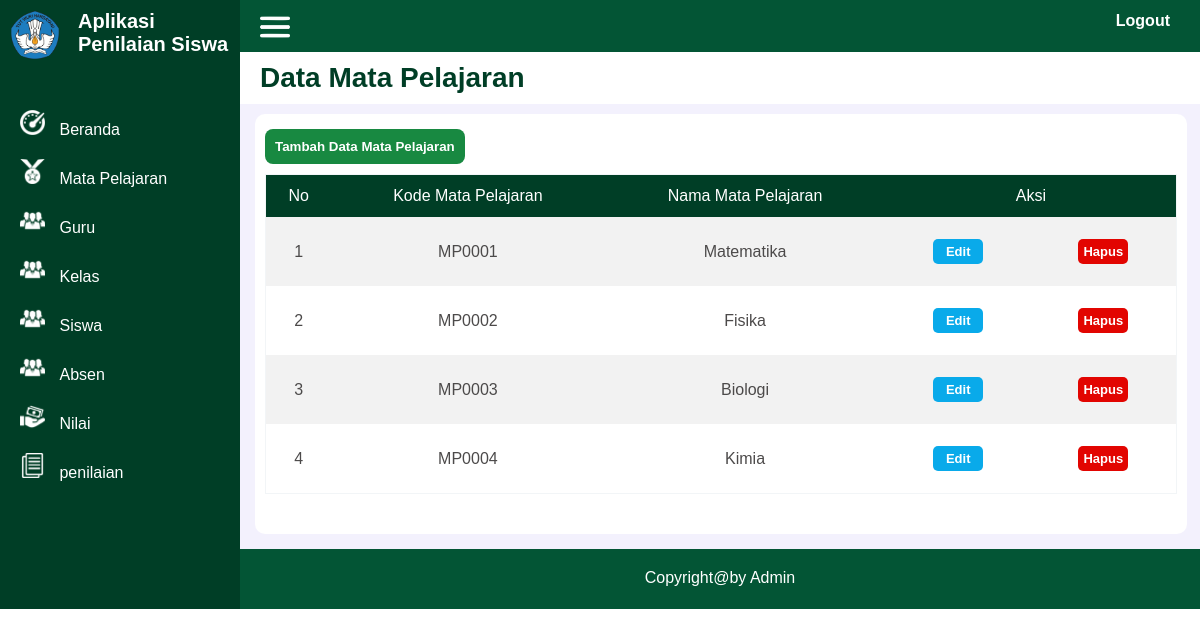
The app's page /admin/tampilan/data_matpel.php with its own data.
### tables this page shows
CREATE TABLE `matpel` (
  `kd_matpel` varchar(10) NOT NULL,
  `nm_matpel` varchar(50) NOT NULL
);

### admin/tampilan/data_matpel.php (the view, shortened to what this page needs)
<!DOCTYPE html>
<html lang="en">
<head>
    <link rel="stylesheet" href="../../css/style.css">
</head>
<body>
    <div class="container">
        <div class="side-kiri">
            <div class="identitas">
                <div class="logo">
                    <img src="../../gambar/logo.png">
                </div>
                <div class="judul">
                Aplikasi Penilaian Siswa
                </div>
            </div>
            <div class="side-menu">
                <img src="../../gambar/dashboard.png">
                <a href="../beranda.php">Beranda</a>
            </div>
            <div class="side-menu">
                <img src="../../gambar/jabatan.png">
                <a href="data_matpel.php">Mata Pelajaran</a>
            </div>
            <div class="side-menu">
                <img src="../../gambar/pegawai.png">
                <a href="data_guru.php">Guru</a>
            </div>
            <div class="side-menu">
                <img src="../../gambar/pegawai.png">
                <a href="data_kelas.php">Kelas</a>
            </div>
            <div class="side-menu">
                <img src="../../gambar/pegawai.png">
                <a href="data_siswa.php">Siswa</a>
            </div>
            <div class="side-menu">
                <img src="../../gambar/pegawai.png">
                <a href="data_absen.php">Absen</a>
            </div>
            <div class="side-menu">
                <img src="../../gambar/gaji.png">
                <a href="data_nilai.php">Nilai</a>
            </div>
            <div class="side-menu">
                <img src="../../gambar/penilaian.png">
                <a href="penilaian.php">penilaian</a>
            </div>
        </div>
        <div class="side-kanan">
            <div class="kepala">
            <div class="kepala-garis"><img src="../../gambar/garis.png"></div>
                <div class="logout"><a href="../../logout.php">Logout</a></div>
            </div>
            <div class="judul-halaman">
                <h1>Data Mata Pelajaran</h1>
            </div>
            <div class="halaman-data">
                <div class="tambah">
                <a href="../input/input_matpel.php"><button>Tambah Data Mata Pelajaran</button></a>
                </div>
                <table class="tabel1">
                    <tr>
                    <th>No</th>
                    <th>Kode Mata Pelajaran</th>
                    <th>Nama Mata Pelajaran</th>
                    <th colspan="2">Aksi</th>
                    </tr>
                    <tr>
                    <?php
                        include '../../koneksi.php';
                        $no = 1;
                        $data = mysqli_query($koneksi,"select * from matpel");
                        while($row = mysqli_fetch_array($data)){
                    ?>
                        <td><?php echo $no++; ?></td>
                        <td><?php echo $row['kd_matpel']; ?></td>
                        <td><?php echo $row['nm_matpel']; ?></td>
                        <td>
                            <div class="aksi_edit">
                            <a href='../input/edit_matpel.php?kd_matpel=<?php echo $row['kd_matpel']; ?>'><button>Edit</button></a>
                            </div>
                        </td>
                        <td>
                        <div class="aksi_hapus">
                        <a href='delete_matpel.php?kd_matpel=<?php echo $row['kd_matpel']; ?>' onclick="return confirm('Apakah anda yakin hapus data ini?')"><button>Hapus</button></a>
                            </div>
                        </td>
                    </tr>
                    <?php
                    }
                    ?>
                </table>
            </div>
            <div class="kaki">
                Copyright@by Admin
            </div>
        </div>
    </div>
</body>
</html>

### css/style.css (style rules this page uses)
* { font-family: Arial, Helvetica, sans-serif; margin: 0; }
.container { width: 100%; height: auto; background-color: antiquewhite; display: flex; }
.side-kiri { width: 20%; min-height: 600px; background-color: rgb(0, 62, 38); }
.side-kanan { width: 80%; min-height: 600px; background-color: rgb(243, 241, 253); }
.identitas { display: flex; min-height: 40px; width: auto; margin-bottom: 40px; }
.logo { width: 20%; height: 40px; padding: 10px; }
.logo img { border-radius: 50%; width: 50px; height: 50px; }
.judul { width: 80%; height: 40px; padding: 10px; color: white; font-family: Helvetica; font-weight: bold; font-size: 20px; }
.side-menu { width: auto; border: 2px; color: aliceblue; padding: 10px 0px 10px 20px; align-items: center; }
.side-menu a { text-decoration: none; color: white; cursor: pointer; margin-left: 10px; }
.side-menu img { width: 25px; height: 25px; }
.kepala { width: auto; min-height: 40px; background-color: rgb(3, 85, 53); padding: 12px 30px 0px 0px; display: flex; }
.kepala-garis { width: 10%; height: 30px; }
.kepala-garis img { width: 30px; height: 30px; margin-left: 20px; }
.logout { width: 90%; height: 30px; text-align: right; }
.logout a { margin-top:20px; color: #fff; font-weight: bold; text-decoration: none; }
.judul-halaman { width: auto; min-height: 40px; text-align: right; background-color: #fff; display: flex; }
h1 { text-align: left; font-size: 28px; font-weight: bold; color: rgb(0, 62, 38); padding: 10px; margin-left: 10px; }
.tambah button { width: auto; height: 35px; border: none; margin: 5px 0px 10px 0px; background-color: rgb(24, 137, 65); cursor: pointer; color: #fff; padding: 10px; font-weight: bold; border-radius: 8px; }
button { width: 150px; height: 35px; border: none; margin: 10px; background-color: rgb(209, 17, 17); cursor: pointer; color: #fff; padding: 10px; font-weight: bold; }
.aksi_edit button { width: 50px; height: 25px; border: none; background-color: rgb(9, 170, 234); cursor: pointer; color: #fff; padding: 5px; font-size: 13px; border-radius: 5px; }
.aksi_hapus button { width: 50px; height: 25px; border: none; background-color: rgb(226, 5, 1); cursor: pointer; color: #fff; padding: 5px; font-size: 13px; border-radius: 5px; }
.halaman-data { width: 95%; min-height: 400px; background-color: #fff; padding: 10px; border-radius: 10px; margin: 10px 0px 0px 15px; }
.tabel1 { font-family: sans-serif; color: #4c4a4a; border-collapse: collapse; width: 100%; border: 1px solid #f2f5f7; }
.tabel1 tr th { background: rgb(0, 62, 38); color: #fff; font-weight: normal; }
.tabel1 , th, td { padding: 12px 10px; text-align: center; }
.tabel1 tr:nth-child(even) { background-color: #f2f2f2; }
.kaki { width: auto; min-height: 20px; background-color: rgb(3, 85, 53); padding: 20px; color: #fff; font-size: 16px; text-align: center; margin-top: 15px; }

### records on screen
matpel: kd_matpel "MP0001", nm_matpel "Matematika"
matpel: kd_matpel "MP0002", nm_matpel "Fisika"
matpel: kd_matpel "MP0003", nm_matpel "Biologi"
matpel: kd_matpel "MP0004", nm_matpel "Kimia"
